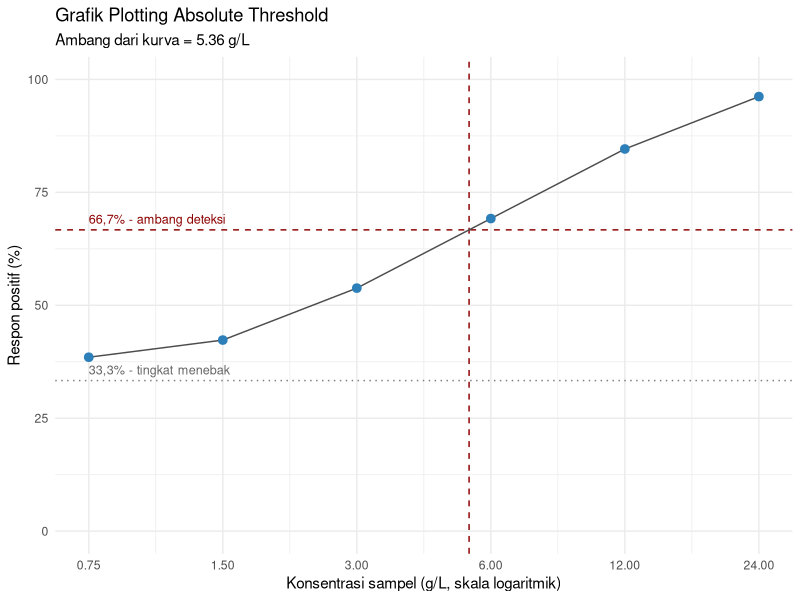
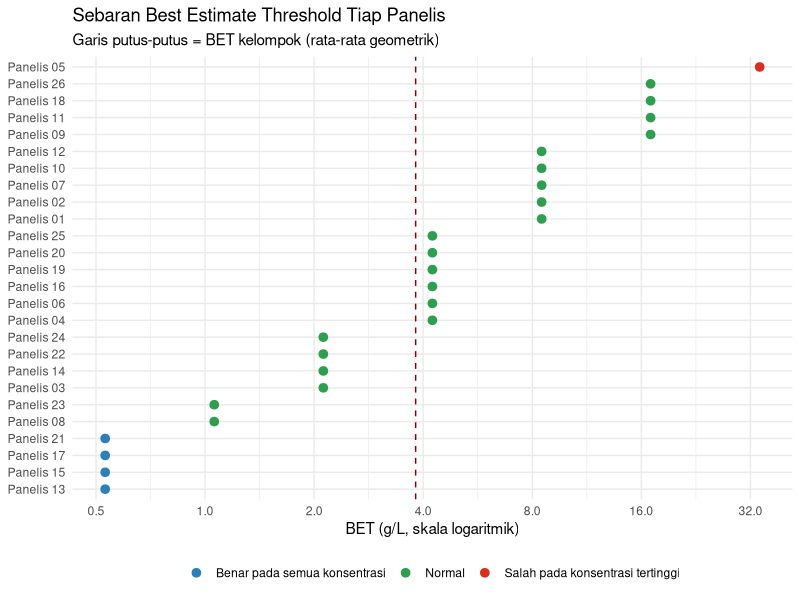

R code for these plots, in order:
## ---- chunk 1
library(ggplot2)
library(dplyr)
library(readxl)
## ---- chunk 2
thr <- as.data.frame(read_excel("assets/data/acara5_threshold.xlsx",
                                sheet = "Data"))

thr$panelis <- as.factor(thr$panelis)

str(thr)
head(thr)
## ---- chunk 3
table(thr$konsentrasi_persen)
table(thr$benar)
## ---- chunk 4
thr$konsentrasi_gl <- thr$konsentrasi_persen * 10

seri  <- sort(unique(thr$konsentrasi_gl))
rasio <- seri[2] / seri[1]

seri
rasio
## ---- chunk 5
kurva <- thr %>%
  group_by(konsentrasi_persen, konsentrasi_gl) %>%
  summarise(n              = n(),
            respon_positif = sum(benar),
            persen         = 100 * mean(benar),
            .groups        = "drop") %>%
  as.data.frame()

kurva$persen <- round(kurva$persen, 1)
kurva
## ---- chunk 6
ambang_respon <- 66.7
## ---- chunk 7
thr_kurva <- exp(approx(x = kurva$persen,
                        y = log(kurva$konsentrasi_gl),
                        xout = ambang_respon)$y)

round(thr_kurva, 2)
## ---- chunk 8
ggplot(kurva, aes(x = konsentrasi_gl, y = persen)) +
  geom_hline(yintercept = 100 / 3, linetype = "dotted",
             colour = "grey50") +
  geom_hline(yintercept = ambang_respon, linetype = "dashed",
             colour = "darkred") +
  geom_vline(xintercept = thr_kurva, linetype = "dashed",
             colour = "darkred") +
  geom_line(colour = "grey30") +
  geom_point(size = 2.6, colour = "#2C7FB8") +
  annotate("text", x = min(seri), y = 100 / 3, hjust = 0, vjust = -0.6,
           label = "33,3% - tingkat menebak", colour = "grey40",
           size = 3.2) +
  annotate("text", x = min(seri), y = ambang_respon, hjust = 0,
           vjust = -0.6, label = "66,7% - ambang deteksi",
           colour = "darkred", size = 3.2) +
  scale_x_log10(breaks = seri) +
  scale_y_continuous(limits = c(0, 100)) +
  labs(title = "Grafik Plotting Absolute Threshold",
       subtitle = paste0("Ambang dari kurva = ", round(thr_kurva, 2),
                         " g/L"),
       x = "Konsentrasi sampel (g/L, skala logaritmik)",
       y = "Respon positif (%)") +
  theme_minimal()
## ---- chunk 9
bet_ind <- data.frame()

for (p in levels(thr$panelis)) {
  d     <- subset(thr, panelis == p)
  d     <- d[order(d$konsentrasi_gl), ]
  salah <- d$konsentrasi_gl[d$benar == 0]

  if (length(salah) == 0) {
    a <- NA; b <- NA
    bet   <- min(seri) / sqrt(rasio)
    kasus <- "Benar pada semua konsentrasi"
  } else if (max(salah) == max(seri)) {
    a <- max(seri); b <- NA
    bet   <- max(seri) * sqrt(rasio)
    kasus <- "Salah pada konsentrasi tertinggi"
  } else {
    a <- max(salah)
    b <- min(seri[seri > a])
    bet   <- sqrt(a * b)
    kasus <- "Normal"
  }

  bet_ind <- rbind(bet_ind,
                   data.frame(panelis = p, a = a, b = b,
                              bet = bet, kasus = kasus))
}

bet_ind$bet <- round(bet_ind$bet, 2)
bet_ind
## ---- chunk 10
table(bet_ind$kasus)
## ---- chunk 11
bet_kelompok <- exp(mean(log(bet_ind$bet)))

round(bet_kelompok, 2)
## ---- chunk 12
# perbandingan dengan rata-rata aritmetik, sebagai pembanding saja
round(c(geometrik = bet_kelompok,
        aritmetik = mean(bet_ind$bet)), 2)
## ---- chunk 13
data.frame(
  metode = c("Interpolasi kurva pada 66,7%", "Rata-rata geometrik BET"),
  nilai_gl = round(c(thr_kurva, bet_kelompok), 2)
)
## ---- chunk 14
ggplot(bet_ind, aes(x = bet, y = reorder(panelis, bet))) +
  geom_vline(xintercept = bet_kelompok, linetype = "dashed",
             colour = "darkred") +
  geom_point(aes(colour = kasus), size = 2.6) +
  scale_x_log10(breaks = c(0.5, 1, 2, 4, 8, 16, 32)) +
  scale_colour_manual(values = c(
    "Normal"                           = "#2E9E4F",
    "Benar pada semua konsentrasi"     = "#2C7FB8",
    "Salah pada konsentrasi tertinggi" = "#D7301F"), drop = FALSE) +
  labs(title = "Sebaran Best Estimate Threshold Tiap Panelis",
       subtitle = "Garis putus-putus = BET kelompok (rata-rata geometrik)",
       x = "BET (g/L, skala logaritmik)", y = NULL, colour = NULL) +
  theme_minimal() +
  theme(legend.position = "bottom")
